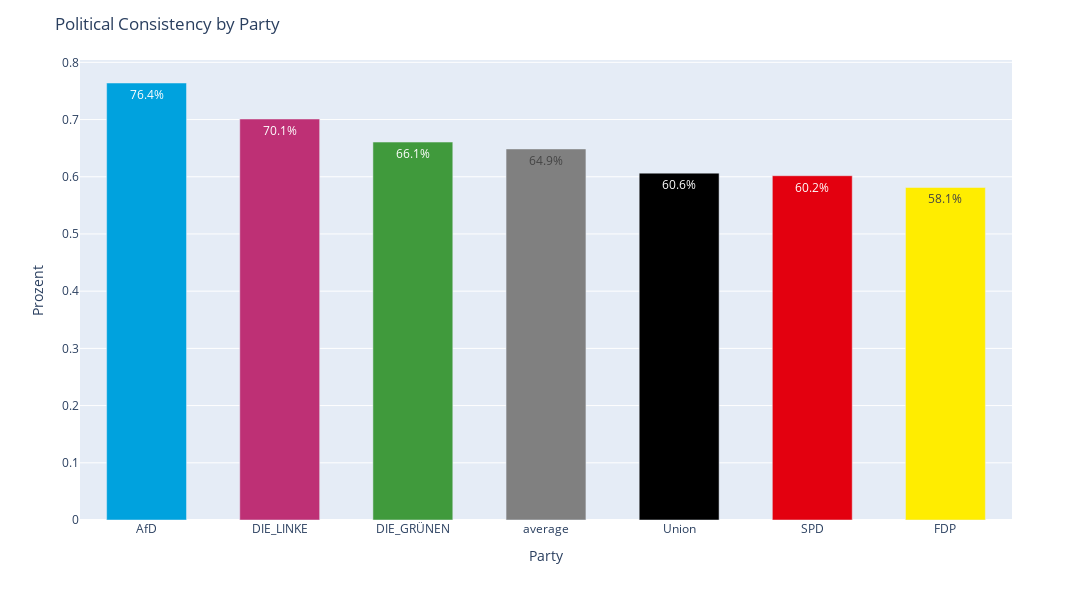

Notebook code for this chart:
### Code cell
party_line_correct_plot_data = predictions.groupby("party")["vote_correct"].mean()
party_line_correct_plot_data["average"] = predictions["vote_correct"].mean()


df = party_line_correct_plot_data.reset_index().sort_values(by='vote_correct', ascending=False)
df.columns = ['Party', 'Correct']
df['Percent'] = (df['Correct'] * 100).round(1).astype(str) + '%'
color_map = {
    'DIE_LINKE': '#BE3075',
    'AfD': '#00A2DE',
    'Union': '#000000',
    'FDP': '#FFED00',
    'DIE_GRÜNEN': '#409A3C',
    'SPD': '#E3000F',
    'average': '#808080'
}

fig = px.bar(
    df,
    x='Party',
    y='Correct',
    color='Party',
    color_discrete_map=color_map,
    text='Percent'
)

fig.update_layout(
    xaxis_title='Party',
    yaxis_title='Prozent',
    showlegend=False,
    title='Political Consistency by Party',
    bargap=0.4,
    height=600,
    width=1600
)


fig.show()

### Figure 1 — Plotly figure (JSON) as saved in the notebook; plotly's stock layout.template omitted (floating-point values rounded to 4 significant figures)
{"data": [{"hovertemplate": "Party=%{x}<br>Correct=%{y}<br>Percent=%{text}<extra></extra>", "legendgroup": "AfD", "marker": {"color": "#00A2DE", "pattern": {"shape": ""}}, "name": "AfD", "orientation": "v", "showlegend": true, "text": ["76.4%"], "textposition": "auto", "type": "bar", "x": ["AfD"], "xaxis": "x", "y": [0.7639], "yaxis": "y"}, {"hovertemplate": "Party=%{x}<br>Correct=%{y}<br>Percent=%{text}<extra></extra>", "legendgroup": "DIE_LINKE", "marker": {"color": "#BE3075", "pattern": {"shape": ""}}, "name": "DIE_LINKE", "orientation": "v", "showlegend": true, "text": ["70.1%"], "textposition": "auto", "type": "bar", "x": ["DIE_LINKE"], "xaxis": "x", "y": [0.7009], "yaxis": "y"}, {"hovertemplate": "Party=%{x}<br>Correct=%{y}<br>Percent=%{text}<extra></extra>", "legendgroup": "DIE_GRÜNEN", "marker": {"color": "#409A3C", "pattern": {"shape": ""}}, "name": "DIE_GRÜNEN", "orientation": "v", "showlegend": true, "text": ["66.1%"], "textposition": "auto", "type": "bar", "x": ["DIE_GRÜNEN"], "xaxis": "x", "y": [0.6606], "yaxis": "y"}, {"hovertemplate": "Party=%{x}<br>Correct=%{y}<br>Percent=%{text}<extra></extra>", "legendgroup": "average", "marker": {"color": "#808080", "pattern": {"shape": ""}}, "name": "average", "orientation": "v", "showlegend": true, "text": ["64.9%"], "textposition": "auto", "type": "bar", "x": ["average"], "xaxis": "x", "y": [0.6486], "yaxis": "y"}, {"hovertemplate": "Party=%{x}<br>Correct=%{y}<br>Percent=%{text}<extra></extra>", "legendgroup": "Union", "marker": {"color": "#000000", "pattern": {"shape": ""}}, "name": "Union", "orientation": "v", "showlegend": true, "text": ["60.6%"], "textposition": "auto", "type": "bar", "x": ["Union"], "xaxis": "x", "y": [0.6063], "yaxis": "y"}, {"hovertemplate": "Party=%{x}<br>Correct=%{y}<br>Percent=%{text}<extra></extra>", "legendgroup": "SPD", "marker": {"color": "#E3000F", "pattern": {"shape": ""}}, "name": "SPD", "orientation": "v", "showlegend": true, "text": ["60.2%"], "textposition": "auto", "type": "bar", "x": ["SPD"], "xaxis": "x", "y": [0.6018], "yaxis": "y"}, {"hovertemplate": "Party=%{x}<br>Correct=%{y}<br>Percent=%{text}<extra></extra>", "legendgroup": "FDP", "marker": {"color": "#FFED00", "pattern": {"shape": ""}}, "name": "FDP", "orientation": "v", "showlegend": true, "text": ["58.1%"], "textposition": "auto", "type": "bar", "x": ["FDP"], "xaxis": "x", "y": [0.5813], "yaxis": "y"}], "layout": {"bargap": 0.4, "barmode": "relative", "height": 600, "legend": {"title": {"text": "Party"}, "tracegroupgap": 0}, "margin": {"t": 60}, "showlegend": false, "title": {"text": "Political Consistency by Party"}, "width": 1600, "xaxis": {"anchor": "y", "categoryarray": ["AfD", "DIE_LINKE", "DIE_GRÜNEN", "average", "Union", "SPD", "FDP"], "categoryorder": "array", "domain": [0, 1], "title": {"text": "Party"}}, "yaxis": {"anchor": "x", "domain": [0, 1], "title": {"text": "Prozent"}}}}
